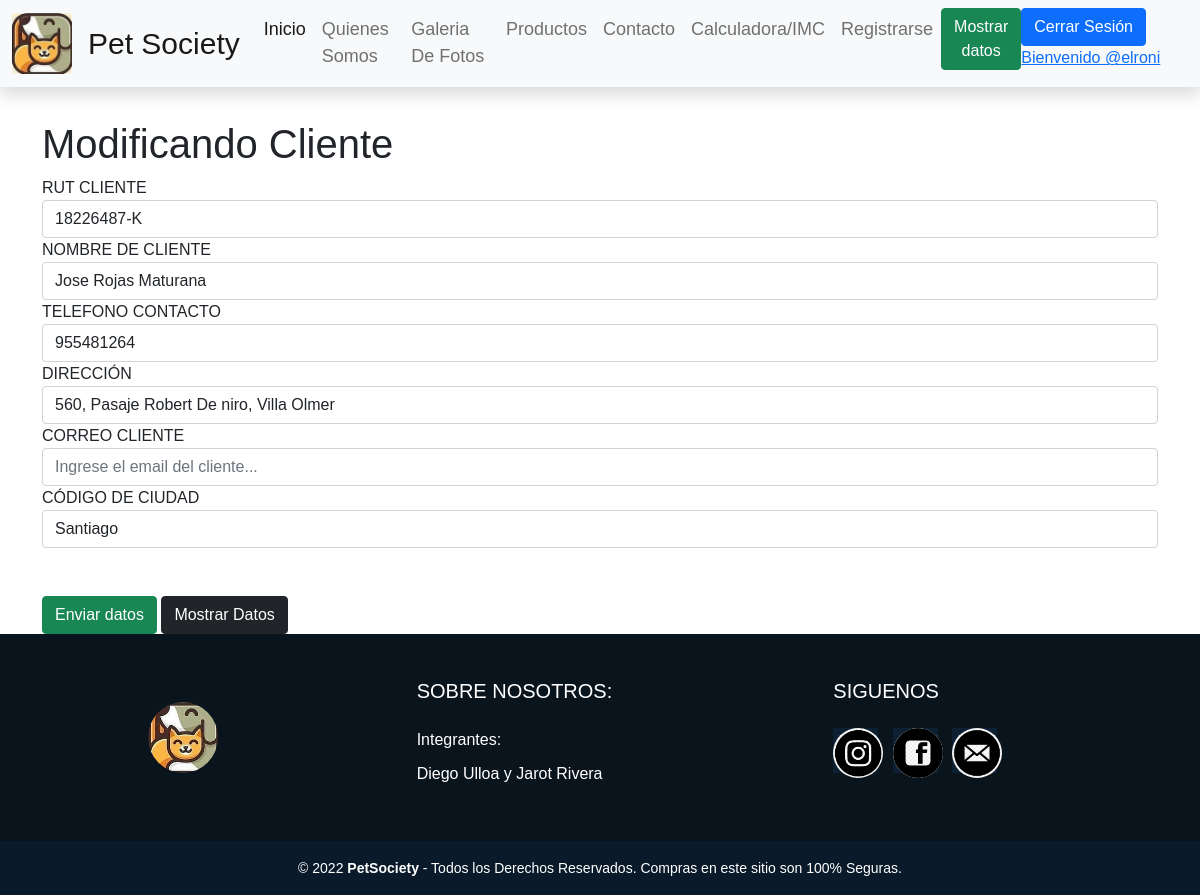
Screenshot of /form_mod_cli/18226487-K (signed in) with the database file from the repository.
### sitioPet/models.py (models this page shows, shortened)
class Cliente(models.Model):
    rutCliente = models.CharField(primary_key=True,max_length=10,verbose_name="Rut del Cliente(Consumidor)")
    nombreCli = models.CharField(max_length=50, verbose_name="Nombre del Cliente")
    celular = models.IntegerField(verbose_name="Número de celular Cliente")
    direccion = models.CharField(max_length=100, verbose_name="Número de casa y dirección pasajes,etc.")
    correo = models.EmailField(max_length=50,verbose_name="Correo Electrónico del Cliente",null=True)
    cod_ciud = models.ForeignKey(Ciudad,on_delete=models.CASCADE)

### sitioPet/views.py (the view)
# urls.py: path('form_mod_cli/<id>',form_mod_cli,name="form_mod_cli"),
def form_mod_cli(request, id):
    p_cliente = Cliente.objects.get(rutCliente=id)
    datos = {
        'cliente_mod_form': FormularioCliente(instance = p_cliente)
    }
    if request.method=='POST':
        cliente_mod_form = FormularioCliente(data=request.POST, instance = p_cliente)
        if cliente_mod_form.is_valid():
            cliente_mod_form.save()
            return redirect ('mostrardatos')
    return render(request, 'form_mod_cli.html', datos)

### sitioPet/models.py (called while the page is built)
    def __str__(self):
        return self.nombre

### sitioPet/templates/form_mod_cli.html (shortened to what this page needs)
<!DOCTYPE html>
<html lang="en">
<head>
    {% load static %}
    <link rel="stylesheet" type="text/css" href="{% static 'css/style.css' %}">
    <link href="https://cdn.jsdelivr.net/npm/bootstrap@5.0.1/dist/css/bootstrap.min.css" rel="stylesheet">
    <link rel="stylesheet" href="cdn.jsdelivr.net/npm/bootstrap@4.6.0/dist/css/bootstrap.min.css">
</head>
<body>
    {% load static %}
    <nav class="navbar navbar-expand-lg navbar-light bg-light fixed-top shadow mb-5">
      <div class="container-fluid">
        <a class="navbar-brand" href="#">
          <img src="{% static 'img/iconopets2.jpg' %}" class="rounded"alt="60" width="60">
        </a>
        <div class="collapse navbar-collapse" id="navbarTogglerDemo01">
          <a class="navbar-brand" href="#" style="font-size: 30px;">Pet Society</a>
          <ul class="navbar-nav me-auto mb-2 mb-lg-0">
            <li class="nav-item">
              <a class="nav-link active" aria-current="page" href="{% url 'index' %}" style="font-size: 18px;">Inicio</a>
            </li>
            <li class="nav-item" >
              <a class="nav-link" href="{% url 'somos4' %}" style="font-size: 18px;">Quienes Somos</a>
            </li>
            <li class="nav-item">
              <a class="nav-link" href="{% url 'index1' %}" style="font-size: 18px;">Galeria De Fotos</a>
            </li>
            <li class="nav-item">
              <a class="nav-link" href="{% url 'cart' %}" style="font-size: 18px;">Productos</a>
            </li>
            <li class="nav-item">
              <a class="nav-link" href="{% url 'indexpruebahtmlcontacto' %}" style="font-size: 18px;">Contacto</a>
            </li>
            <li class="nav-item">
              <a class="nav-link" href="{% url 'index-imc' %}" style="font-size: 18px;">Calculadora/IMC</a>
            </li>
            <li class="nav-item">
              <a class="nav-link" aria-current="page" href="{% url 'registerpets' %}" style="font-size: 18px;">Registrarse</a>
            </li>
            <li class="nav-item">
              {% if user.is_authenticated %}
              <li class="nav-item">
              <a href="{% url 'mostrardatos' %}" class="btn btn-success">Mostrar datos</a>
              </li>
              <li class="nav-item">
              <a href="{%  url 'logout' %}" class="btn btn-primary">Cerrar Sesión</a>
              <a href="#">Bienvenido @{{user.username}}</a>
              </li>
              {% else %}
              <li class="nav-item"></li>
              <a href="{% url 'login' %}" class="btn btn-primary">Iniciar Sesión</a>
              </li>
              {% endif %}
            </li>
          </ul>
    </nav>
    <br><br><br><br><br>
    <div class="container">
        <h1>Modificando Cliente</h1>
        <div class="row">
            {% if user.is_authenticated %}
            <form action="#" method="POST" id="cliente_mod_form">
                <div class="form-group">
                    {{ cliente_mod_form.rutCliente.label }}
                    {{ cliente_mod_form.rutCliente }}
                </div>
                <div class="form-group">
                    {{ cliente_mod_form.nombreCli.label }}
                    {{ cliente_mod_form.nombreCli }}
                </div>
                <div class="form-group">
                    {{ cliente_mod_form.celular.label }}
                    {{ cliente_mod_form.celular }}
                </div>
                <div class="form-group">
                    {{ cliente_mod_form.direccion.label }}
                    {{ cliente_mod_form.direccion }}
                </div>
                <div class="form-group">
                    {{ cliente_mod_form.correo.label }}
                    {{ cliente_mod_form.correo }}
                </div>
                <div class="form-group">
                    {{ cliente_mod_form.cod_ciud.label}}
                    {{ cliente_mod_form.cod_ciud }}
                </div>
                <br><br>
                <input type="submit" class="btn btn-success" value="Enviar datos" id="enviar">
                <a href="{% url 'mostrardatos' %}" class="btn btn-dark">Mostrar Datos</a>
            </form>
            {% else %}
            <h3> No tiene permiso para agregar productos.</h3>
            {% endif %}
        </div>
    </div>
<footer class="pie-pagina">
  <div class="grupo-1">
    <div class="box">
      <figure>
        <a href="#">
          <img src="{% static 'img/iconopets2.jpg' %}" width="50" alt="50"class="rounded-circle">
        </a>
      </figure>
    </div>
    <div class="box">
      <h2>
        SOBRE NOSOTROS:
      </h2>
      <p>Integrantes:</p>
      <p>Diego Ulloa y Jarot Rivera</p>
    </div>
    <div class="box">
      <h2>SIGUENOS</h2>
      <div class="red-social">
        <a href="#">
          <img src="{% static 'img/png-instragram.png' %}"width="50" alt="50"class="rounded-circle">
        </a>
        <a href="#">
          <img src="{% static 'img/png-face.png' %}"width="50" alt="50"class="rounded-circle">
        </a>
        <a href="#">
          <img src="{% static 'img/png-email.png' %}"width="50" alt="50" class="rounded-circle">
        </a>
      </div>
    </div>
  </div>
  <div class="grupo-2">
    <small>
      &copy; 2022 <b>PetSociety</b> - Todos los Derechos Reservados. Compras en este sitio son 100% Seguras.</small>
  </div>
</footer>
</body>
</html>

### sitioPet/static/css/style.css (style rules this page uses)
* { margin:0; padding:0; box-sizing: border-box; }
.pie-pagina { width: 100%; }
.pie-pagina .grupo-1 { width: 100%; background-color: #0a141d; max-width: auto; margin:auto; display: grid; grid-template-columns: repeat(3,1fr); grid-gap:50px; padding: 45px 0px; }
.pie-pagina .grupo-1 .box figure { width: 100%; height: 100%; display: flex; justify-content: center; align-items: center; }
.pie-pagina .grupo-1 .box figure img { width: 70px; }
.pie-pagina .grupo-1 .box h2 { color:#fff; margin-bottom: 25px; font-size: 20px; }
.pie-pagina .grupo-1 .box p { color:#fff; margin-bottom: 10px; }
.pie-pagina .grupo-1 .red-social a { display: inline-block; text-decoration: none; width: 45px; height: 45px; line-height: 45px; margin-right: 10px; background-color: #0d2033; text-align: center; }
.pie-pagina .grupo-2 { background-color: #0a1a2a; padding: 15px 10px; text-align: center; color: #FFF; }

### sitioPet/templates/form_mod_cli.html (style rules this page uses)
body { font-family: Arial; }

### rows the page displays
Cliente: rutCliente "18226487-K", nombreCli "Jose Rojas Maturana", celular "955481264", direccion "560, Pasaje Robert De niro, Villa Olmer", cod_ciud "Santiago"

### other values shown
{{ user.username }} "elroni"
{{ cliente_mod_form.rutCliente.label }} "RUT CLIENTE"
{{ cliente_mod_form.nombreCli.label }} "NOMBRE DE CLIENTE"
{{ cliente_mod_form.celular.label }} "TELEFONO CONTACTO"
{{ cliente_mod_form.direccion.label }} "DIRECCIÓN"
{{ cliente_mod_form.correo.label }} "CORREO CLIENTE"
{{ cliente_mod_form.cod_ciud.label }} "CÓDIGO DE CIUDAD"
